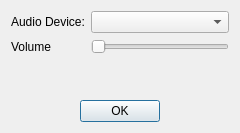
<?xml version="1.0" encoding="UTF-8"?>
<ui version="4.0">
 <class>AudioSettingsDialog</class>
 <widget class="QDialog" name="AudioSettingsDialog">
  <property name="geometry">
   <rect>
    <x>0</x>
    <y>0</y>
    <width>240</width>
    <height>133</height>
   </rect>
  </property>
  <property name="windowTitle">
   <string>Audio Settings</string>
  </property>
  <layout class="QGridLayout" name="gridLayout">
   <item row="0" column="0">
    <layout class="QFormLayout" name="formLayout">
     <item row="0" column="0">
      <widget class="QLabel" name="label">
       <property name="text">
        <string>Audio Device:</string>
       </property>
      </widget>
     </item>
     <item row="0" column="1">
      <widget class="QComboBox" name="m_deviceBox"/>
     </item>
     <item row="1" column="0">
      <widget class="QLabel" name="label_2">
       <property name="text">
        <string>Volume</string>
       </property>
      </widget>
     </item>
     <item row="1" column="1">
      <widget class="QSlider" name="m_volumeSlider">
       <property name="orientation">
        <enum>Qt::Orientation::Horizontal</enum>
       </property>
      </widget>
     </item>
    </layout>
   </item>
   <item row="1" column="0">
    <widget class="QDialogButtonBox" name="buttonBox">
     <property name="orientation">
      <enum>Qt::Orientation::Horizontal</enum>
     </property>
     <property name="standardButtons">
      <set>QDialogButtonBox::StandardButton::Ok</set>
     </property>
     <property name="centerButtons">
      <bool>true</bool>
     </property>
    </widget>
   </item>
  </layout>
 </widget>
 <resources/>
 <connections>
  <connection>
   <sender>buttonBox</sender>
   <signal>accepted()</signal>
   <receiver>AudioSettingsDialog</receiver>
   <slot>accept()</slot>
   <hints>
    <hint type="sourcelabel">
     <x>248</x>
     <y>254</y>
    </hint>
    <hint type="destinationlabel">
     <x>157</x>
     <y>274</y>
    </hint>
   </hints>
  </connection>
  <connection>
   <sender>buttonBox</sender>
   <signal>rejected()</signal>
   <receiver>AudioSettingsDialog</receiver>
   <slot>reject()</slot>
   <hints>
    <hint type="sourcelabel">
     <x>316</x>
     <y>260</y>
    </hint>
    <hint type="destinationlabel">
     <x>286</x>
     <y>274</y>
    </hint>
   </hints>
  </connection>
 </connections>
</ui>
